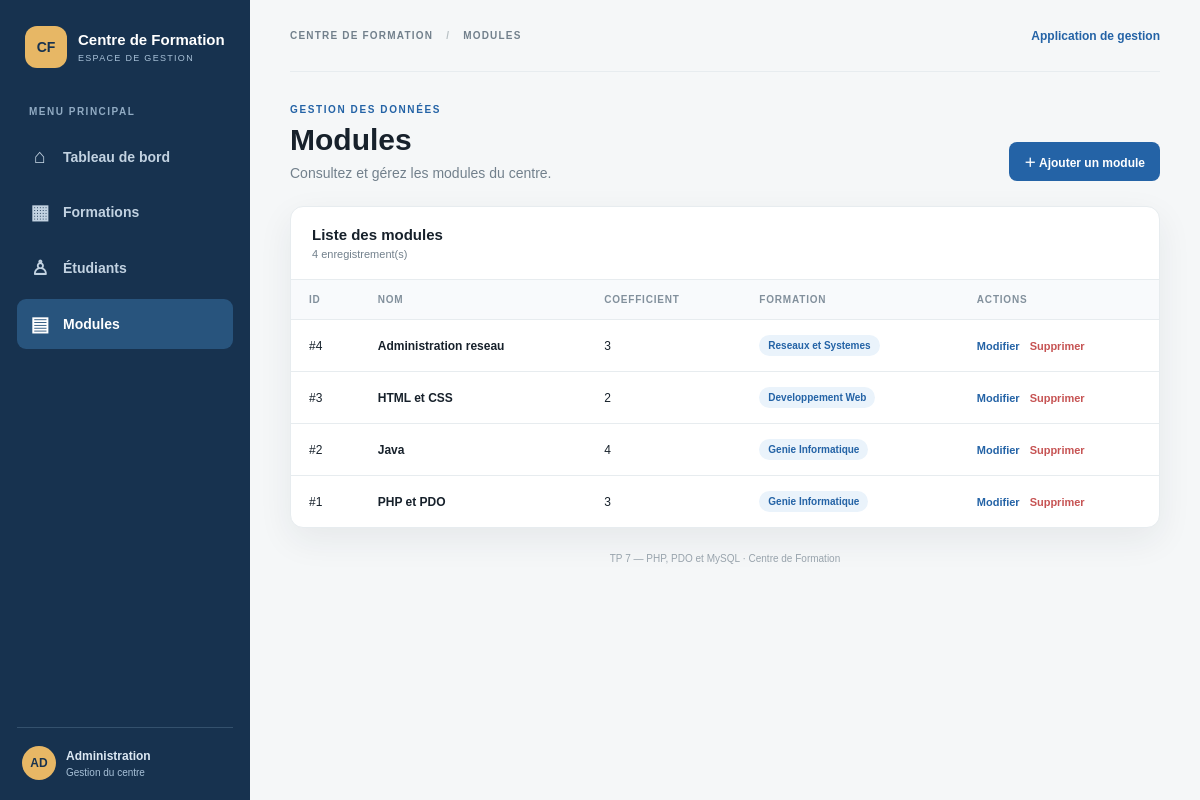
Screenshot of /modules/index.php with the database file from the repository.
### tables this page shows
CREATE TABLE IF NOT EXISTS modules (
    id_module INT AUTO_INCREMENT PRIMARY KEY,
    nom VARCHAR(100) NOT NULL,
    coefficient INT NOT NULL,
    id_formation INT NOT NULL,
    CONSTRAINT fk_modules_formations FOREIGN KEY (id_formation)
        REFERENCES formations(id_formation)
        ON UPDATE CASCADE ON DELETE RESTRICT
);

CREATE TABLE IF NOT EXISTS formations (
    id_formation INT AUTO_INCREMENT PRIMARY KEY,
    nom VARCHAR(100) NOT NULL,
    duree VARCHAR(50) NOT NULL,
    niveau VARCHAR(50) NOT NULL
);

### includes/functions.php (called while the page is built, shortened)
<?php
function e($value) {
    return htmlspecialchars((string)($value ?? ''), ENT_QUOTES, 'UTF-8');
}

### modules/index.php (the view)
<?php
require_once '../database/connexion.php';
require_once '../includes/functions.php';
$items = $pdo->query("SELECT modules.*, formations.nom AS formation_nom FROM modules INNER JOIN formations ON modules.id_formation = formations.id_formation ORDER BY modules.id_module DESC")->fetchAll();
$pageTitle = 'Modules'; $activePage = 'modules'; $basePath = '../';
require '../includes/header.php';
?>
<div class="page-heading"><div><div class="eyebrow">GESTION DES DONNÉES</div><h1>Modules</h1><p>Consultez et gérez les modules du centre.</p></div><a class="btn btn-primary" href="create.php">＋ Ajouter un module</a></div>
<section class="content-card"><div class="card-head"><div><h2>Liste des modules</h2><p><?= count($items) ?> enregistrement(s)</p></div></div><div class="table-wrap"><table><thead><tr><th>ID</th><th>Nom</th><th>Coefficient</th><th>Formation</th><th>Actions</th></tr></thead><tbody>
<?php if (count($items) === 0): ?><tr><td colspan="6" class="empty">Aucun enregistrement pour le moment.</td></tr><?php else: ?>
<?php foreach ($items as $item): ?><tr><td>#<?= (int)$item['id_module'] ?></td><td><strong><?= e($item['nom']) ?></strong></td><td><?= e($item['coefficient']) ?></td><td><span class="badge"><?= e($item['formation_nom']) ?></span></td><td><div class="actions"><a class="action-link" href="edit.php?id=<?= (int)$item['id_module'] ?>">Modifier</a><a class="action-link delete" href="delete.php?id=<?= (int)$item['id_module'] ?>">Supprimer</a></div></td></tr><?php endforeach; ?>
<?php endif; ?></tbody></table></div></section>
<?php require '../includes/footer.php'; ?>

### includes/header.php (shortened to what this page needs)
<?php
require_once __DIR__ . '/functions.php';
$pageTitle = $pageTitle ?? 'Centre de Formation';
$basePath = $basePath ?? '';
$activePage = $activePage ?? '';
?>
<!DOCTYPE html>
<html lang="fr">
<head>
    <link rel="stylesheet" href="<?= e($basePath) ?>assets/css/style.css">
</head>
<body>
<div class="app-shell">
    <aside class="sidebar">
        <a class="brand" href="<?= e($basePath) ?>index.php">
            <span class="brand-mark">CF</span>
            <span><strong>Centre de Formation</strong><small>ESPACE DE GESTION</small></span>
        </a>
        <div class="nav-label">MENU PRINCIPAL</div>
        <a class="nav-link <?= $activePage === 'home' ? 'active' : '' ?>" href="<?= e($basePath) ?>index.php"><span>⌂</span> Tableau de bord</a>
        <a class="nav-link <?= $activePage === 'formations' ? 'active' : '' ?>" href="<?= e($basePath) ?>formations/index.php"><span>▦</span> Formations</a>
        <a class="nav-link <?= $activePage === 'etudiants' ? 'active' : '' ?>" href="<?= e($basePath) ?>etudiants/index.php"><span>♙</span> Étudiants</a>
        <a class="nav-link <?= $activePage === 'modules' ? 'active' : '' ?>" href="<?= e($basePath) ?>modules/index.php"><span>▤</span> Modules</a>
        <div class="sidebar-footer"><span class="avatar">AD</span><span><strong>Administration</strong><small>Gestion du centre</small></span></div>
    </aside>
    <main class="main-content">
        <header class="topbar"><div class="breadcrumb">CENTRE DE FORMATION <span>/</span> <?= e(strtoupper($pageTitle)) ?></div><div class="topbar-label">Application de gestion</div></header>

### includes/footer.php
        <footer class="footer">TP 7 — PHP, PDO et MySQL · Centre de Formation</footer>
    </main>
</div>
</body>
</html>

### assets/css/style.css (style rules this page uses)
:root { --ink:#17212b;--muted:#72808c;--line:#e7ecef;--bg:#f5f7f8;--white:#fff;--blue:#2463a6;--blue-dark:#174879;--teal:#16877d;--red:#c65353;--shadow:0 12px 35px rgba(29,48,57,.07) }
* { box-sizing:border-box }
body { margin:0;background:var(--bg);color:var(--ink);font:14px Arial, sans-serif }
a { color:inherit;text-decoration:none }
.app-shell { display:flex;min-height:100vh }
.sidebar { width:250px;flex-shrink:0;background:#17324f;color:#dce8f3;padding:26px 17px 20px;display:flex;flex-direction:column }
.brand { display:flex;align-items:center;gap:11px;padding:0 8px 38px;color:#fff }
.brand-mark { display:grid;place-items:center;width:42px;height:42px;background:#e7b765;color:#17324f;border-radius:12px;font-weight:800 }
.brand strong,.brand small { display:block }
.brand strong { font-size:15px }
.brand small { font-size:9px;letter-spacing:1.3px;color:#a8c1d8;margin-top:5px }
.nav-label { font-size:10px;font-weight:700;letter-spacing:1.5px;color:#91abc3;padding:0 12px 12px }
.nav-link { display:flex;align-items:center;gap:12px;padding:13px 12px;border-radius:9px;color:#c2d2e1;font-weight:600;margin:3px 0 }
.nav-link span { font-size:20px;width:22px;text-align:center }
.nav-link:hover,.nav-link.active { background:#28547d;color:#fff }
.sidebar-footer { margin-top:auto;border-top:1px solid #34516d;padding:18px 5px 0;display:flex;align-items:center;gap:10px;font-size:12px }
.sidebar-footer strong,.sidebar-footer small { display:block }
.sidebar-footer small { font-size:10px;color:#a8c1d8;margin-top:4px }
.avatar { display:grid;place-items:center;width:34px;height:34px;border-radius:50%;background:#e7b765;color:#17324f;font-weight:bold }
.main-content { width:calc(100% - 250px);padding:0 40px 45px }
.topbar { height:72px;display:flex;align-items:center;justify-content:space-between;border-bottom:1px solid var(--line);margin-bottom:32px }
.breadcrumb { font-size:10px;letter-spacing:1.2px;font-weight:bold;color:var(--muted) }
.breadcrumb span { margin:0 9px;color:#b8c0c4 }
.topbar-label { font-size:12px;color:var(--blue);font-weight:600 }
.page-heading { display:flex;justify-content:space-between;align-items:flex-end;gap:18px;margin-bottom:25px }
.eyebrow { font-size:10px;letter-spacing:1.6px;font-weight:bold;color:var(--blue);margin-bottom:8px }
.page-heading h1 { font-size:30px;margin:0 }
.page-heading p { color:var(--muted);margin:8px 0 0 }
.btn { display:inline-flex;align-items:center;justify-content:center;gap:7px;padding:11px 15px;border:0;border-radius:8px;font-weight:bold;font-size:12px;cursor:pointer }
.btn-primary { background:var(--blue);color:#fff }
.stat-card,.content-card,.form-card,.hero,.quick-card { background:#fff;border:1px solid var(--line);border-radius:13px;box-shadow:var(--shadow) }
.content-card { overflow:hidden }
.card-head { display:flex;justify-content:space-between;align-items:center;padding:19px 21px;border-bottom:1px solid var(--line) }
.card-head h2 { font-size:15px;margin:0 }
.card-head p { font-size:11px;color:var(--muted);margin:5px 0 0 }
.table-wrap { overflow-x:auto }
table { width:100%;border-collapse:collapse;text-align:left }
th { background:#f8fafc;color:#82909c;text-transform:uppercase;letter-spacing:.8px;font-size:10px;padding:14px 18px }
td { padding:15px 18px;border-top:1px solid var(--line);font-size:12px }
.badge { display:inline-block;background:#eaf3fb;color:var(--blue);padding:5px 9px;border-radius:20px;font-size:10px;font-weight:bold }
.actions { display:flex;gap:10px;align-items:center;white-space:nowrap }
.action-link { font-size:11px;font-weight:bold;color:var(--blue) }
.action-link.delete { color:var(--red) }
.footer { padding:25px 0 0;color:#98a3ac;font-size:10px;text-align:center }

### rows the page displays
modules: id_module "4", nom "Administration reseau", coefficient "3", id_formation.nom "Reseaux et Systemes"
modules: id_module "3", nom "HTML et CSS", coefficient "2", id_formation.nom "Developpement Web"
modules: id_module "2", nom "Java", coefficient "4", id_formation.nom "Genie Informatique"
modules: id_module "1", nom "PHP et PDO", coefficient "3", id_formation.nom "Genie Informatique"

### other values shown
$pageTitle "MODULES"
count($items) "4"
